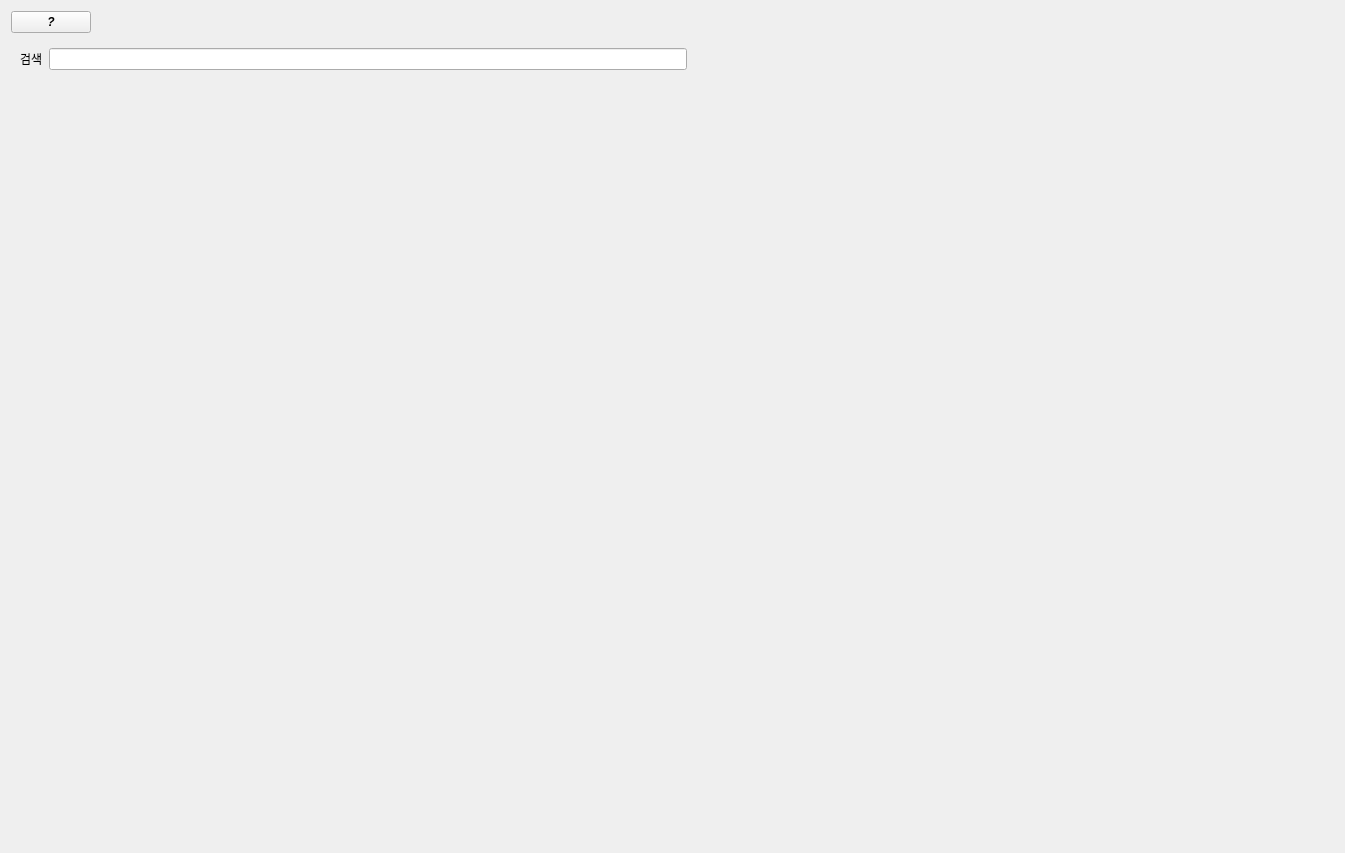
<?xml version="1.0" encoding="UTF-8"?>
<ui version="4.0">
 <class>Tab</class>
 <widget class="QWidget" name="Tab">
  <property name="geometry">
   <rect>
    <x>0</x>
    <y>0</y>
    <width>1345</width>
    <height>853</height>
   </rect>
  </property>
  <property name="windowTitle">
   <string>Form</string>
  </property>
  <layout class="QVBoxLayout" name="verticalLayout">
   <item>
    <widget class="QFrame" name="frame_info">
     <property name="sizePolicy">
      <sizepolicy hsizetype="Preferred" vsizetype="Fixed">
       <horstretch>0</horstretch>
       <verstretch>0</verstretch>
      </sizepolicy>
     </property>
     <property name="frameShape">
      <enum>QFrame::NoFrame</enum>
     </property>
     <property name="frameShadow">
      <enum>QFrame::Raised</enum>
     </property>
     <layout class="QHBoxLayout" name="horizontalLayout">
      <property name="leftMargin">
       <number>0</number>
      </property>
      <property name="topMargin">
       <number>0</number>
      </property>
      <property name="rightMargin">
       <number>0</number>
      </property>
      <property name="bottomMargin">
       <number>0</number>
      </property>
      <item>
       <widget class="QPushButton" name="pb_info">
        <property name="sizePolicy">
         <sizepolicy hsizetype="Fixed" vsizetype="Fixed">
          <horstretch>0</horstretch>
          <verstretch>0</verstretch>
         </sizepolicy>
        </property>
        <property name="font">
         <font>
          <italic>true</italic>
          <bold>true</bold>
         </font>
        </property>
        <property name="text">
         <string>?</string>
        </property>
       </widget>
      </item>
      <item>
       <spacer name="horizontalSpacer">
        <property name="orientation">
         <enum>Qt::Horizontal</enum>
        </property>
        <property name="sizeHint" stdset="0">
         <size>
          <width>1238</width>
          <height>20</height>
         </size>
        </property>
       </spacer>
      </item>
     </layout>
    </widget>
   </item>
   <item>
    <widget class="QFrame" name="frame">
     <property name="sizePolicy">
      <sizepolicy hsizetype="Preferred" vsizetype="Fixed">
       <horstretch>0</horstretch>
       <verstretch>0</verstretch>
      </sizepolicy>
     </property>
     <property name="frameShape">
      <enum>QFrame::NoFrame</enum>
     </property>
     <property name="frameShadow">
      <enum>QFrame::Raised</enum>
     </property>
     <layout class="QHBoxLayout" name="horizontalLayout_2">
      <item>
       <widget class="QLabel" name="label">
        <property name="text">
         <string>검색</string>
        </property>
       </widget>
      </item>
      <item>
       <widget class="QLineEdit" name="lineEdit_search"/>
      </item>
      <item>
       <spacer name="horizontalSpacer_2">
        <property name="orientation">
         <enum>Qt::Horizontal</enum>
        </property>
        <property name="sizeHint" stdset="0">
         <size>
          <width>40</width>
          <height>20</height>
         </size>
        </property>
       </spacer>
      </item>
     </layout>
    </widget>
   </item>
   <item>
    <widget class="Wid_Table_for_User관리" name="Wid_Table" native="true"/>
   </item>
  </layout>
 </widget>
 <customwidgets>
  <customwidget>
   <class>Wid_Table_for_User관리</class>
   <extends>QWidget</extends>
   <header>modules.PyQt.Tabs.차량관리.dialog.table_user관리</header>
   <container>1</container>
  </customwidget>
 </customwidgets>
 <resources/>
 <connections/>
</ui>
